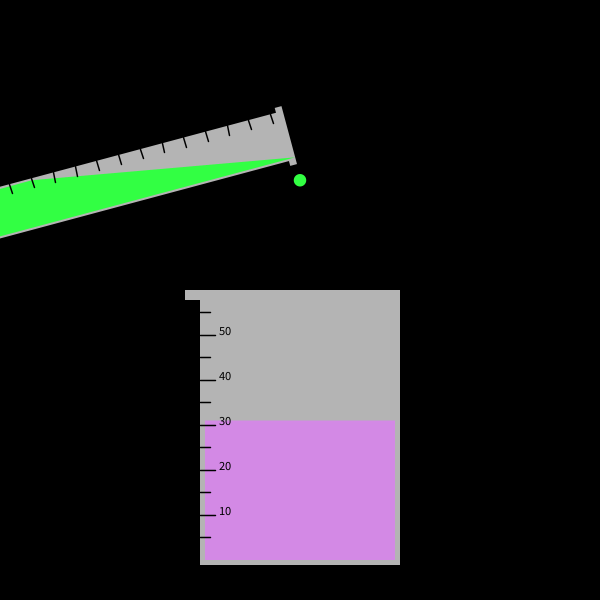
Frame 1 (no input)
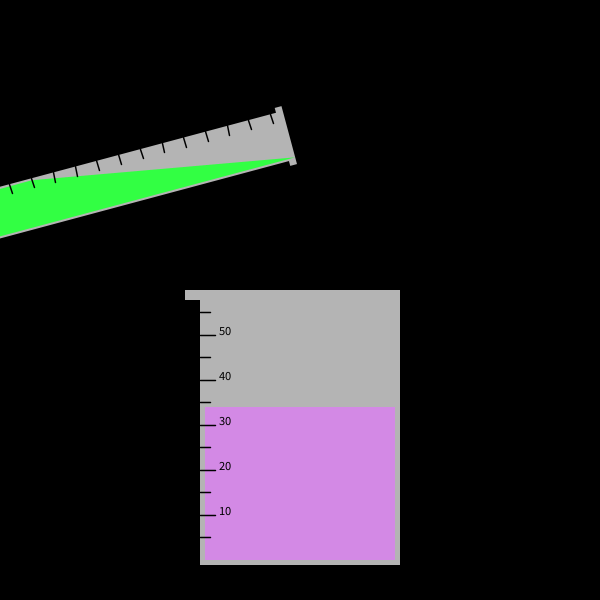
Frame 60 (the mouse pressed at the canvas centre just before this capture)
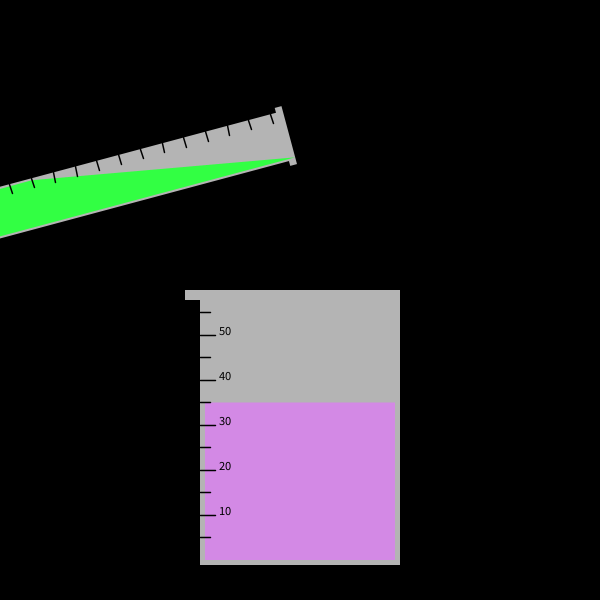
Frame 120 (the mouse held since frame 60 and released just before this capture)

The Processing sketch that drew these frames (run headless with seeded random() and noise(); from frame 60 on, the mouse is pressed at the canvas centre):

// Processing sketch: sk_k3_22_C07
// ── sk_k3_22_C07.pde
/**
 
 ビーカーに注がれる液体の水嵩で測る時計
 １秒で１メモリ,時間が経つにつれて色が変わっていく
 
 */

int iW;

void setup()
{
  frameRate(60);//フレームレートを60に設定
  size(600, 600);//サイズを600×600に設定
  colorMode(HSB, 360, 100, 100, 100);//カラーモードをRGBに設定
  background(0);//背景色

  iW = 0;
}

void draw()
{

  //画面リフレッシュ-----------------------------
  fill(0);
  rect(0, 0, width, height);

  //ビーカー-------------------------------------
  fill(255);
  noStroke();
  rectMode(CORNERS);
  rect(200, 300, 400, 565);
  rect(185, 290, 400, 300);

  fill(255);
  noStroke();
  rectMode(CORNERS);
  rect(200, 300, 400, 565);
  rect(185, 290, 400, 300);


  //水滴の描画------------------------------------

  translate(0, 365);//振動の中心を移動
  iW += 3;         //角度は3°ずつ上がって行く
  fill(125, 80, 275);
  circle(width/2, -185*cos(radians(iW)), 12.5);    //振幅185,振動の中心(300,365)の単振動

  //180°を超えると0°に戻る
  if (iW > 180)
  {
    iW = 0;
  }

  //座標リセット-----------------------------------
  translate(0, -365);

  //時計-------------------------------------------

  //秒刻み

  int s = second();
  int m = minute();


  float iX = 560-4.5*s;    //１秒ごとに１メモリずつ上がっていくiX

  noStroke();
  fill(m*6, 40, 90);   //１分ごとにHSBのHの値が6°ずつ上がる
  rect(395, 560, 205, iX);


  //メモリ
  stroke(0);
  strokeWeight(1.5);
  line(200, 537.5, 210, 537.5);
  line(200, 515, 215, 515);
  line(200, 492.5, 210, 492.5);
  line(200, 470, 215, 470);
  line(200, 447.5, 210, 447.5);
  line(200, 425, 215, 425);
  line(200, 402.5, 210, 402.5);
  line(200, 380, 215, 380);
  line(200, 357.5, 210, 357.5);
  line(200, 335, 215, 335);
  line(200, 312.5, 210, 312.5);


  //メモリ文字
  fill(0);
  textSize(12.5);
  textAlign(CENTER);
  text(10, 225, 515);
  text(20, 225, 470);
  text(30, 225, 425);
  text(40, 225, 380);
  text(50, 225, 335);

  //１分ごとに泡のアニメーション


  //試験管-----------------------------------------
  fill(255);
  translate(285, 100);
  rotate(radians(75));
  noStroke();
  rect(10, 10, 60, 355);
  rect(5, 5, 65, 12);

  //試験管液体
  noStroke();
  fill(125, 80, 275);
  triangle(12, 265, 58, 5, 58, 10000);

  //試験管メモリ
  stroke(0);
  line(10, 332.5, 20, 332.5);
  line(10, 310, 20, 310);
  line(10, 287.5, 20, 287.5);
  line(10, 265, 20, 265);
  line(10, 242.5, 20, 242.5);
  line(10, 220, 20, 220);
  line(10, 197.5, 20, 197.5);
  line(10, 175, 20, 175);
  line(10, 152.5, 20, 152);
  line(10, 130, 20, 130);
  line(10, 107.5, 20, 107.5);
  line(10, 85, 20, 85);
  line(10, 62.5, 20, 62.5);
  line(10, 40, 20, 40);
  line(10, 17.5, 20, 17.5);
}
